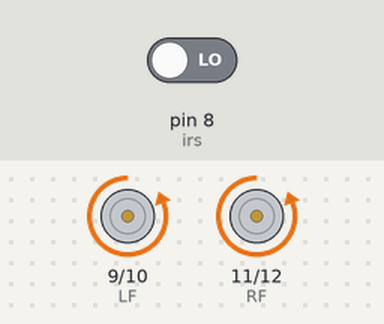
The sketch below on a simulated Arduino Uno, built with avr-gcc and run on an emulated ATmega328P. On the bench: motor-driver pin pairs drawn as motors (green arrow = first pin HIGH = forward, orange = second pin HIGH = backward, longer = more drive). The inputs (shaded band) are chosen by the test bench; at power-on: pin 8 (irs) LOW.

Above: at 4.2 s.
4.3 s: pin 8 (irs) driven HIGH
At 5.9 s:
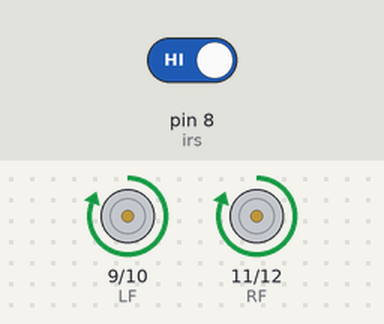
8.3 s: pin 8 (irs) driven LOW
At 9.42 s:
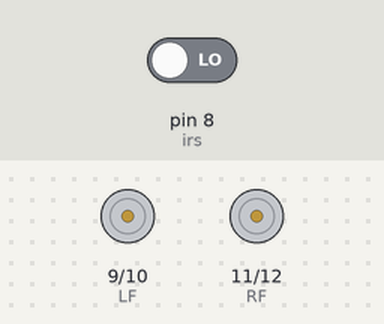
At 11.35 s:
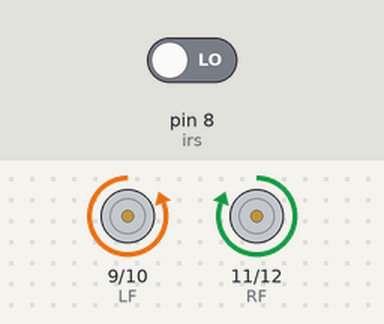
12.5 s: pin 8 (irs) driven HIGH
Timing chart, 0 to 16.6 s (numbered marks = the images above; inputs shaded):
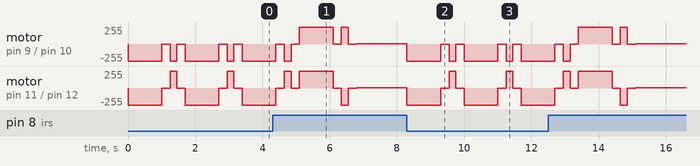

The sketch:

sumobot_circle.ino
```cpp
// Sensor
#define irs 8

// Left Motor
#define LF 9
#define LB 10

// Right Motor
#define RF 11
#define RB 12

// Global variables for lifecycle
bool start = true;

void setup() {
  pinMode(LF, OUTPUT);
  pinMode(LB, OUTPUT);
  pinMode(RF, OUTPUT);
  pinMode(RB, OUTPUT);
  pinMode(irs, INPUT);
}

void loop() {
  if (digitalRead(irs) == 1) {
    // Higher voltage on the right motor circles left. And vice versa
    if (!start) {
      move_circle(3.0, 4.0); // fine tuning
    } else {
      circle_start_left();
      start = false;
    }
  } else {
    move_backward(1000,250);
    rotate_left(200,250);
    start = true;
  }
}

// Circle Pattern

void circle_start_left() {
  // This code is called only at the start of the pattern or after rotation
  move_forward(1000,250); // fine tuning
  rotate_right(200,250); // fine tuning (for 90 degrees)
}

void move_circle(float leftSpeed, float rightSpeed) {
  analogWrite(LF, leftSpeed);
  analogWrite(RF, rightSpeed);
  analogWrite(LB, LOW);
  analogWrite(RB, LOW);
}

// Bot essentials

void stop_motors() {
  digitalWrite(LF, HIGH);
  digitalWrite(RF, HIGH);
  digitalWrite(LB, HIGH);
  digitalWrite(RB, HIGH);
}

void move_forward(float duration, float cutoff) {
  digitalWrite(LF,HIGH);
  digitalWrite(RF,HIGH);
  digitalWrite(LB,LOW);
  digitalWrite(RB,LOW);
  delay(duration);
  stop_motors();
  delay(cutoff);
}

void move_backward(float duration, float cutoff) {
  digitalWrite(LF,LOW);
  digitalWrite(RF,LOW);
  digitalWrite(LB,HIGH);
  digitalWrite(RB,HIGH);
  delay(duration);
  stop_motors();
  delay(cutoff);
}

void rotate_right(float duration, float cutoff) {
  digitalWrite(LF,HIGH);
  digitalWrite(RF,LOW);
  digitalWrite(LB,LOW);
  digitalWrite(RB,HIGH);
  delay(duration);
  stop_motors();
  delay(cutoff);
}

void rotate_left(float duration, float cutoff) {
  digitalWrite(RF,HIGH);
  digitalWrite(LF,LOW);
  digitalWrite(RB,LOW);
  digitalWrite(LB,HIGH);
  delay(duration);
  stop_motors();
  delay(cutoff);
}
```
